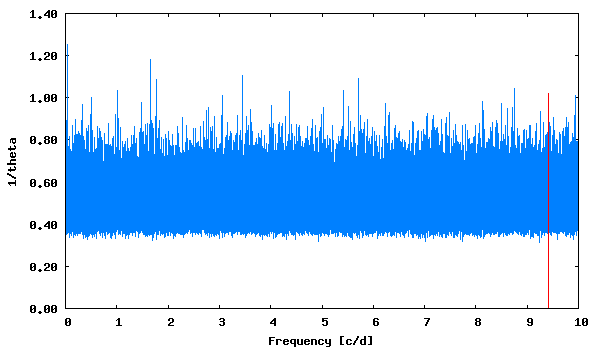

Reproduce this figure in gnuplot.
set term png size 600,350 medium
set colors classic
set output "phase_lc_10.lk.png"
set xlabel "Frequency [c/d]"
set ylabel "1/theta"
set format y "%5.2f"
plot [] "lk.periodogram" using 1:2 with lines linecolor 3 title "", "<echo '9.415401  1.02'" with impulses linecolor 1 title ""
 
